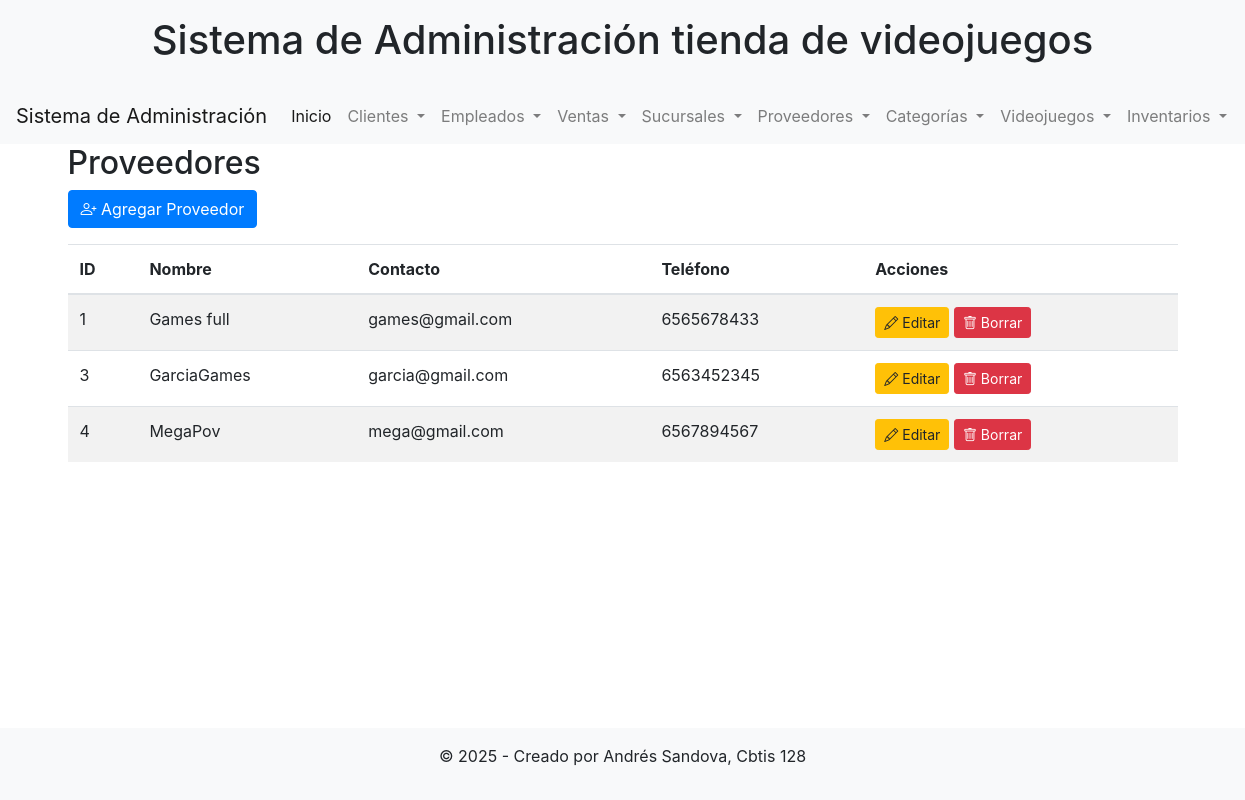
Page /ver_proveedores/ on the committed database.
### app_Videojuegos/models.py (models this page shows, shortened)
class Proveedor(models.Model):
    nombre = models.CharField(max_length=100)
    contacto = models.CharField(max_length=100)
    telefono = models.CharField(max_length=50)

### app_Videojuegos/views.py (the view)
# urls.py: path('ver_proveedores/', views.ver_proveedores, name='ver_proveedores'),
def ver_proveedores(request):
    proveedores = Proveedor.objects.all()
    return render(request, 'proveedor/ver_proveedores.html', {'proveedores': proveedores})

### app_Videojuegos/templates/proveedor/ver_proveedores.html
{% extends 'cliente/base.html' %}
{% block content %}
<h2>Proveedores</h2>
<a href="{% url 'agregar_proveedor' %}" class="btn btn-primary mb-3"><i class="bi bi-person-plus"></i> Agregar Proveedor</a>
<table class="table table-striped">
    <thead>
        <tr>
            <th>ID</th>
            <th>Nombre</th>
            <th>Contacto</th>
            <th>Teléfono</th>
            <th>Acciones</th>
        </tr>
    </thead>
    <tbody>
        {% for proveedor in proveedores %}
        <tr>
            <td>{{ proveedor.pk }}</td>
            <td>{{ proveedor.nombre }}</td>
            <td>{{ proveedor.contacto }}</td>
            <td>{{ proveedor.telefono }}</td>
            <td>
                <a href="{% url 'actualizar_proveedor' proveedor.pk %}" class="btn btn-warning btn-sm"><i class="bi bi-pencil"></i> Editar</a>
                <a href="{% url 'borrar_proveedor' proveedor.pk %}" class="btn btn-danger btn-sm"><i class="bi bi-trash"></i> Borrar</a>
            </td>
        </tr>
        {% endfor %}
    </tbody>
</table>
{% endblock %}

### rows in the picture
Proveedor: pk "1", nombre "Games full", contacto "games@gmail.com", telefono "6565678433"
Proveedor: pk "3", nombre "GarciaGames", contacto "garcia@gmail.com", telefono "6563452345"
Proveedor: pk "4", nombre "MegaPov", contacto "mega@gmail.com", telefono "6567894567"
